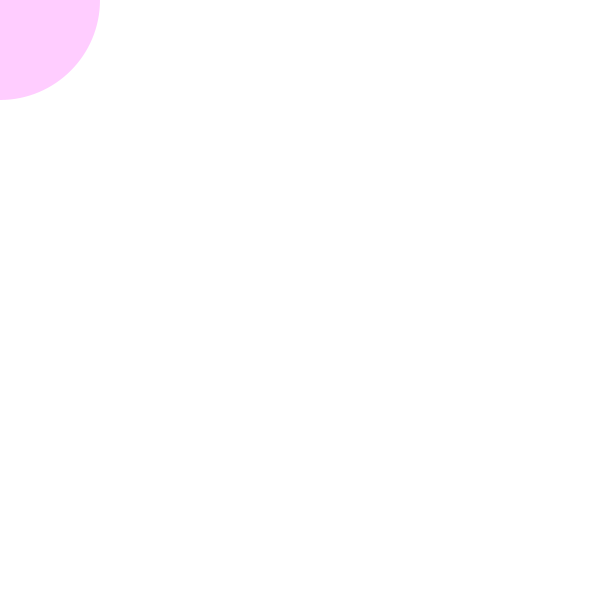
Frame 1 (no input)
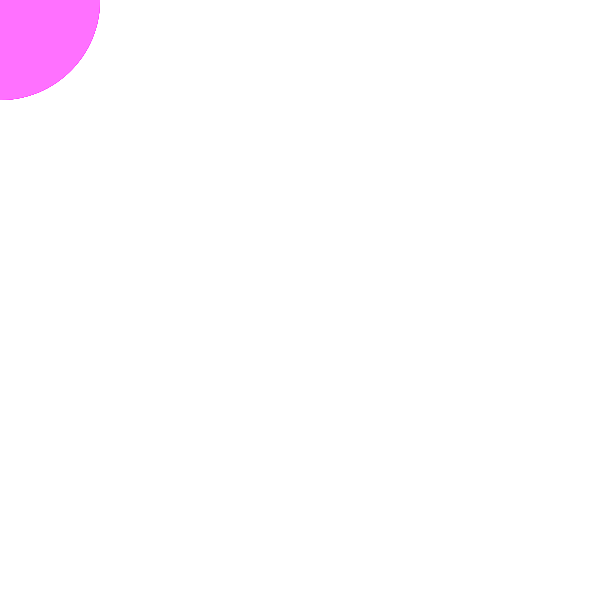
Frame 60 (the mouse pressed at the canvas centre just before this capture)
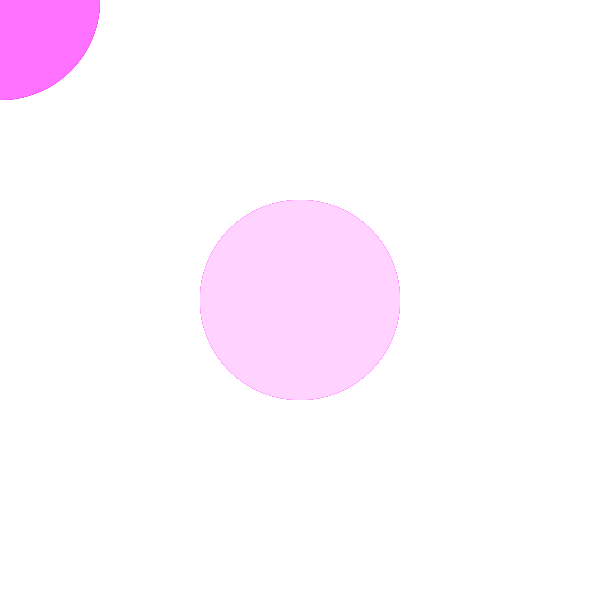
Frame 120 (the mouse held since frame 60 and released just before this capture)

The Processing sketch that drew these frames (run headless with seeded random() and noise(); from frame 60 on, the mouse is pressed at the canvas centre):

// Processing sketch: P_S2_Osc1
// ── P_S2_Osc1.pde
//Created by Tomas de Camino
//Oscilating color example
void setup(){
 size(600,600);
 smooth();
 noCursor();
 ellipseMode(CENTER);
 background(255);
}
 
void draw(){
  //background(255);
  fill(255,255*sin(frameCount/8),255,50);
  noStroke();
  ellipse(mouseX, mouseY, 200,200);
}
